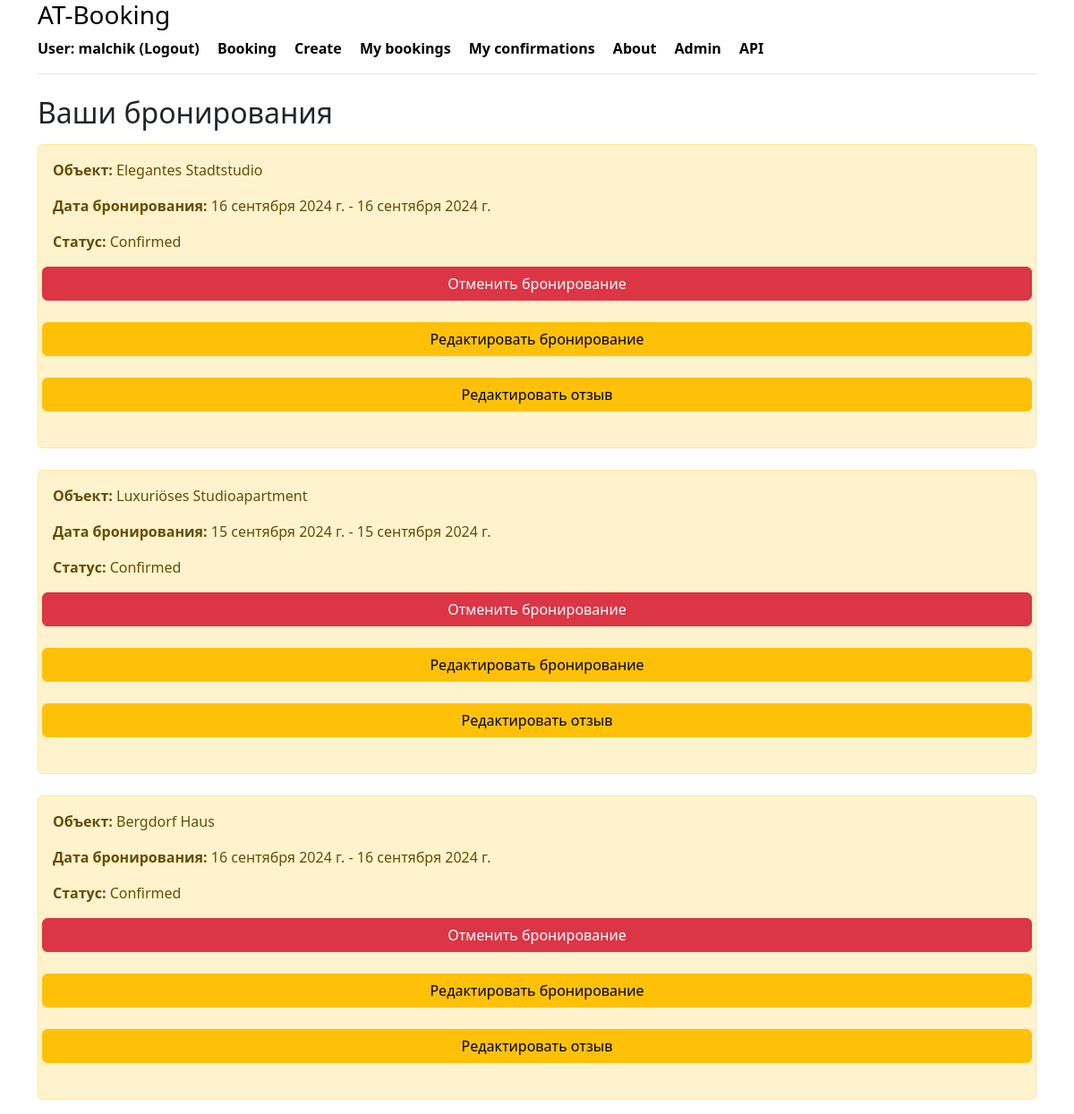
The page /my_bookings/ (signed in) on the database as committed earlier.
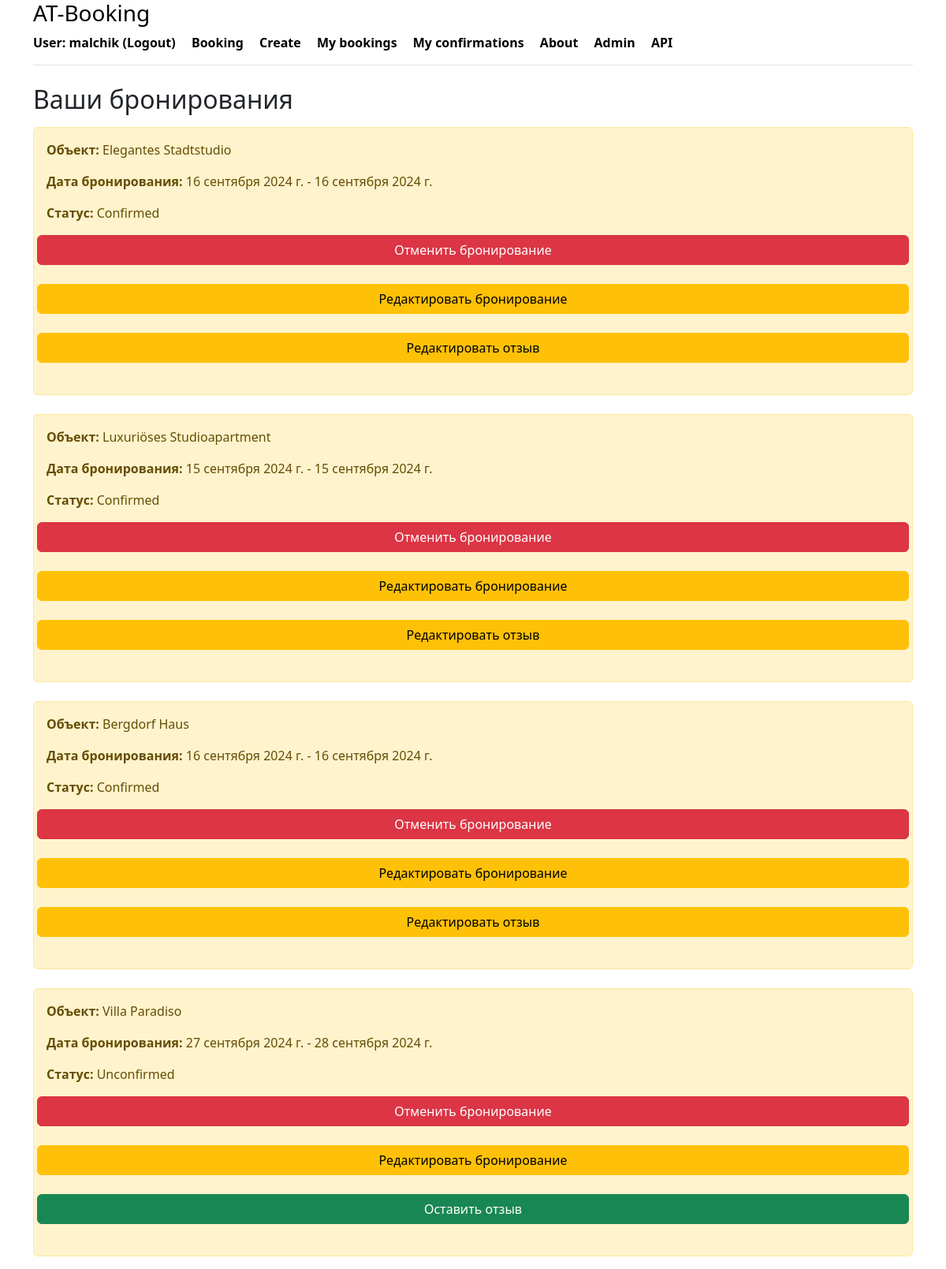
The same page on the database as committed later.
### booking/models.py (models this page shows, shortened)
class Booking(models.Model):
    class BookingStatus(models.TextChoices):
        CONFIRMED = 'CONFIRMED', _('Confirmed')
        PENDING = 'PENDING', _('Pending confirmation')
        CANCELED = 'CANCELED', _('Canceled')
        UNCONFIRMED = 'UNCONFIRMED', _('Unconfirmed')
    status = models.CharField(
        _('Status'),
        max_length=20,
        choices=BookingStatus.choices,
        default=BookingStatus.UNCONFIRMED
    ) # Статус бронирования
    owner = models.ForeignKey(
        User,
        on_delete=models.CASCADE,
        related_name='bookings'
    ) # Пользователь, который забронировал
    created_at = models.DateTimeField(
        auto_now_add=True
    ) # Дата создания бронирования
    date_from = models.DateField(
        _('Booking from'),
        null=True,
        blank=True) # Дата начала бронирования
    date_to = models.DateField(
        _('Booking to'),
        null=True,
        blank=True) # Дата окончания бронирования
    housing = models.ForeignKey(
        Housing,
        on_delete=models.CASCADE,
        related_name='bookings'
    )  # Жилье, которое было забронировано
    class Meta:
        verbose_name_plural = _('bookings')
        verbose_name = _('booking')
        indexes = [
            models.Index(fields=['status']),
            models.Index(fields=['date_from', 'date_to']),
        ]

class Housing(models.Model):
    class HousingType(models.TextChoices):
        APARTMENT = 'APARTMENT', 'Квартира'
        HOUSE = 'HOUSE', 'Дом'
        STUDIO = 'STUDIO', 'Студия'
        CASTLE = 'CASTLE', 'Замок'
        HOTEL = 'HOTEL', 'Гостиница'
        VILLA = 'VILLA', 'Вилла'
        COTTAGE = 'COTTAGE', 'Коттедж'
    name = models.CharField(_('Name of object'), max_length=100)
    type = models.CharField(
        _('Type of object'),
        max_length=20,
        choices=HousingType.choices,
        default=HousingType.APARTMENT
    )
    country = models.CharField(_('Country'), max_length=50)
    post_code = models.CharField(_('Postal code'), max_length=10)
    city = models.CharField(_('City'), max_length=50)
    street = models.CharField(_('Street'), max_length=50, null=True, blank=True)
    house_number = models.CharField(_('House number'), max_length=50, null=True, blank=True)
    rooms = models.IntegerField(_('Number of rooms'))
    description = models.TextField(_('Description'))
    price = models.DecimalField(_('Price'), max_digits=10, decimal_places=2)
    owner = models.ForeignKey(User, on_delete=models.CASCADE, related_name='owner_housings')
    is_visible = models.BooleanField(default=True)
    created_at = models.DateTimeField(auto_now_add=True)
    views = models.IntegerField(default=0)  # Поле для хранения количества просмотров
    class Meta:
        verbose_name_plural = _('housings')
        verbose_name = _('housing')
        indexes = [
            models.Index(fields=['type']),
            models.Index(fields=['price']),
        ]

### booking/views.py (the view)
# urls.py: path('my_bookings/', my_bookings, name='my_bookings'),
@login_required
def my_bookings(request):
    bookings = Booking.objects.filter(owner=request.user)
    reviews = Review.objects.filter(owner=request.user).select_related('housing')
    housing_reviews = {review.housing.id: review for review in reviews}
    context = {
        'bookings': bookings,
        'housing_reviews': housing_reviews,
    }
    return render(request, 'booking/my_bookings.html', context)

### booking/templates/booking/my_bookings.html (shortened to what this page needs)
{% extends 'booking/base.html' %}
{% block content %}
    <h2>Ваши бронирования</h2>
        {% if bookings %}
            <ul class="list-group">
                {% for booking in bookings %}
                    <div class="alert alert-warning mt-2">
                        <p><strong>Объект:</strong> {{ booking.housing.name }}</p>
                        <p><strong>Дата бронирования:</strong> {{ booking.date_from }} - {{ booking.date_to }}</p>
                        <p><strong>Статус:</strong> {{ booking.get_status_display }}</p>
                        {% if booking.status != 'CANCELED' %}
                            <form method="post" action="{% url 'cancel_booking' booking.id %}">
                            <div class="row">
                                <button type="submit" class="btn btn-danger">Отменить бронирование</button>
                            </div>
                                <br>
                            <div class="row">
                                <a href="{% url 'edit_booking' booking.id %}" class="btn btn-warning">Редактировать бронирование</a>
                            </div>
                                <br>
                            <div class="row">
                                    {% if booking.housing.id in housing_reviews %}
                                    <a href="{% url 'edit_review' booking.housing.id %}" class="btn btn-warning">Редактировать отзыв</a>
                                    {% else %}
                                    <a href="{% url 'create_review' booking.housing.id %}" class="btn btn-success">Оставить отзыв</a>
                                    {% endif %}
                            </div>
                            </form>
                            <br>
                        {% else %}
                            <p>Это бронирование отменено</p>
                        {% endif %}
                    </div>
                {% endfor %}
            </ul>
        {% else %}
            <div class="alert alert-warning mt-2">
                <p>У вас нет бронирований.</p>
            </div>
        {% endif %}
{% endblock %}

### booking/templates/booking/base.html (shortened to what this page needs)
<!DOCTYPE html>
<html lang="ru">
<head>
    <link rel="stylesheet" href="https://cdn.jsdelivr.net/npm/bootstrap@5.3.3/dist/css/bootstrap.min.css">
</head>
<body>
<div class="container">
   <div class="d-flex flex-column flex-md-row align-items-center pb-3 mb-4 border-bottom">
       <a href="/" class="d-flex align-items-center link-body-emphasis text-decoration-none">
        <strong>
          <a class="link-body-emphasis text-decoration-none" href="{% url 'index' %}"><h3>AT-Booking</h3></a>
               {% if user.is_authenticated %}
                   <a class="me-3 py-2 link-body-emphasis text-decoration-none" href="{% url 'logout' %}">User: {{ user.username }} (Logout) </a>
               {% else %}
                   <a class="me-3 py-2 link-body-emphasis text-decoration-none" href="{% url 'login' %}">Login</a>
               {% endif %}
               <a class="me-3 py-2 link-body-emphasis text-decoration-none" href="{% url 'housing_list' %}">Booking</a>
               <a class="me-3 py-2 link-body-emphasis text-decoration-none" href="{% url 'create' %}">Create</a>
               <a class="me-3 py-2 link-body-emphasis text-decoration-none" href="{% url 'my_bookings' %}">My bookings</a>
                <a class="me-3 py-2 link-body-emphasis text-decoration-none" href="{% url 'my_confirmation' %}">My confirmations</a>
                <a class="me-3 py-2 link-body-emphasis text-decoration-none" href="{% url 'about' %}">About</a>
            <a class="me-3 py-2 link-body-emphasis text-decoration-none" href="/admin/">Admin</a>
               <a class="me-3 py-2 link-body-emphasis text-decoration-none" href="/api/">API</a>
        </strong>
   </div>
</div>
<div class="container">
    {% block content %}{% endblock %}
</div>
</body>
</html>

Rows that differ between the two databases and show on the page:
added Booking: housing.name "Villa Paradiso", date_from "27 сентября 2024 г.", date_to "28 сентября 2024 г.", status "Unconfirmed", shows "Отменить бронирование", shows "Оставить отзыв"
